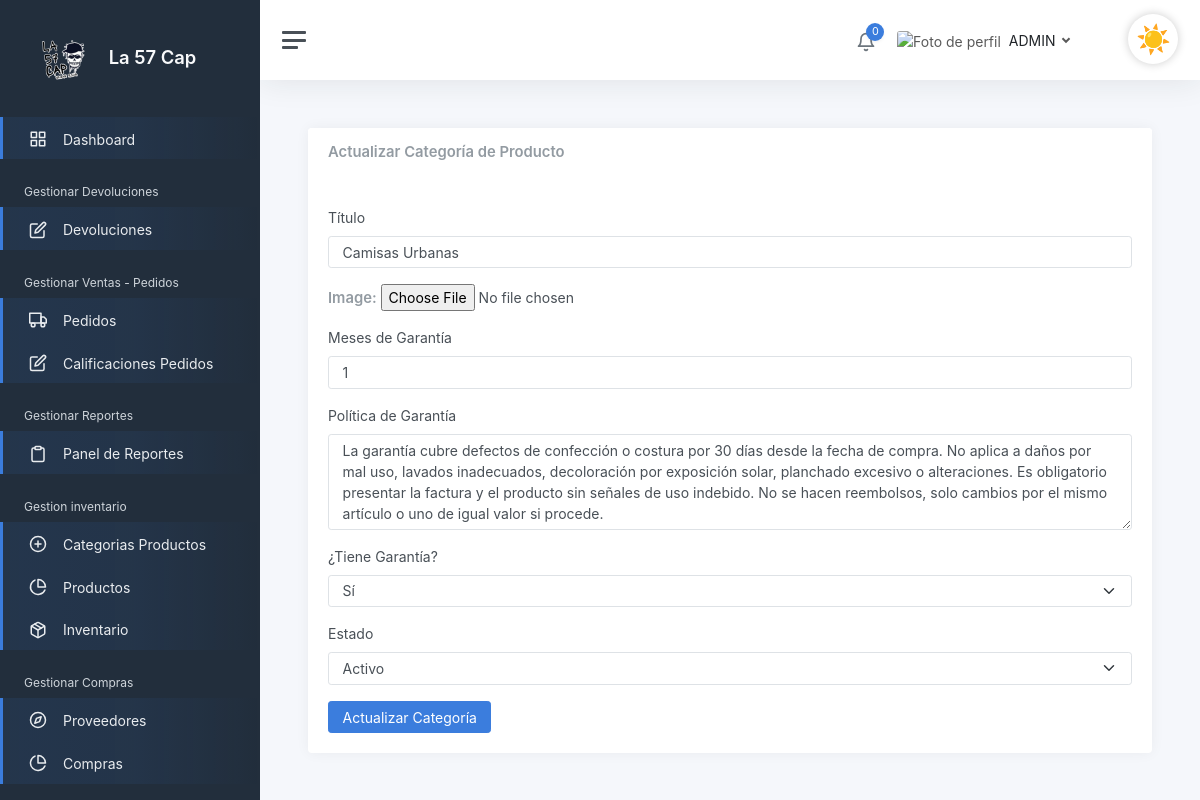
/admin/ActualizarCategoriaProducto?id=3 (signed in), run on the app's committed database.
### tables this page shows
CREATE TABLE `categoria_producto`  (
  `idcategoria_producto` int(0) NOT NULL AUTO_INCREMENT,
  `foto` varchar(150) NULL DEFAULT NULL,
  `garantias_meses` int(0) NOT NULL,
  `titulo` varchar(80) NOT NULL,
  `politica_garantia` varchar(500) NOT NULL,
  `tiene_garantia` tinyint(0) NOT NULL,
  `eliminado` tinyint(0) NULL DEFAULT 0,
  `estado` varchar(30) NULL DEFAULT NULL,
  PRIMARY KEY (`idcategoria_producto`) USING BTREE
);

### views/formularios/CategoriaProducto.php (the view, shortened to what the rows shown need)
<div class="mb-3">
    <label for="titulo" class="form-label">Título</label>
    <input type="text" class="form-control" id="titulo" name="categoria[titulo]" maxlength="80"
           value="<?php echo s($categoria->titulo) ?? ''; ?>" required>
</div>
<div class="mb-3">
    <label for="garantias_meses" class="form-label">Meses de Garantía</label>
    <input type="number" class="form-control" id="garantias_meses" name="categoria[garantias_meses]"
           value="<?php echo s($categoria->garantias_meses) ?? ''; ?>" required>
</div>
<div class="mb-3">
    <label for="politica_garantia" class="form-label">Política de Garantía</label>
    <textarea class="form-control" id="politica_garantia" maxlength="500" name="categoria[politica_garantia]"  rows="4" required><?php echo s($categoria->politica_garantia) ?? ''; ?></textarea>
</div>
<div class="mb-3">
    <label for="tiene_garantia" class="form-label">¿Tiene Garantía?</label>
    <select class="form-select" id="tiene_garantia" name="categoria[tiene_garantia]" required>
        <option value="1" <?php echo ($categoria->tiene_garantia == "1") ? 'selected' : ''; ?>>Sí</option>
    </select>
</div>
<div class="mb-3">
    <label for="estado" class="form-label">Estado</label>
    <select class="form-select" id="estado" name="categoria[estado]">
        <option value="1" <?php echo ($categoria->estado == "1") ? 'selected' : ''; ?>>Activo</option>
    </select>
</div>

### data on the page
categoria_producto: titulo "Camisas Urbanas", garantias_meses "1", politica_garantia "La garantía cubre defectos de confección o costura por 30 días desde la fecha de compra. No aplica a daños por mal uso, lavados inadecuados, decoloración por exposición solar, planchado excesivo o alteraciones. Es obligatorio presentar la factura y el producto sin señales de uso indebido. No se hacen reembolsos, solo cambios por el mismo artículo o uno de igual valor si procede.", tiene_garantia "Sí", estado "Activo"

### other printed values
count(Notificacion::obtenerPorUsuario($_SESSION['id'])) "0"
$nombreUsuario "ADMIN"
